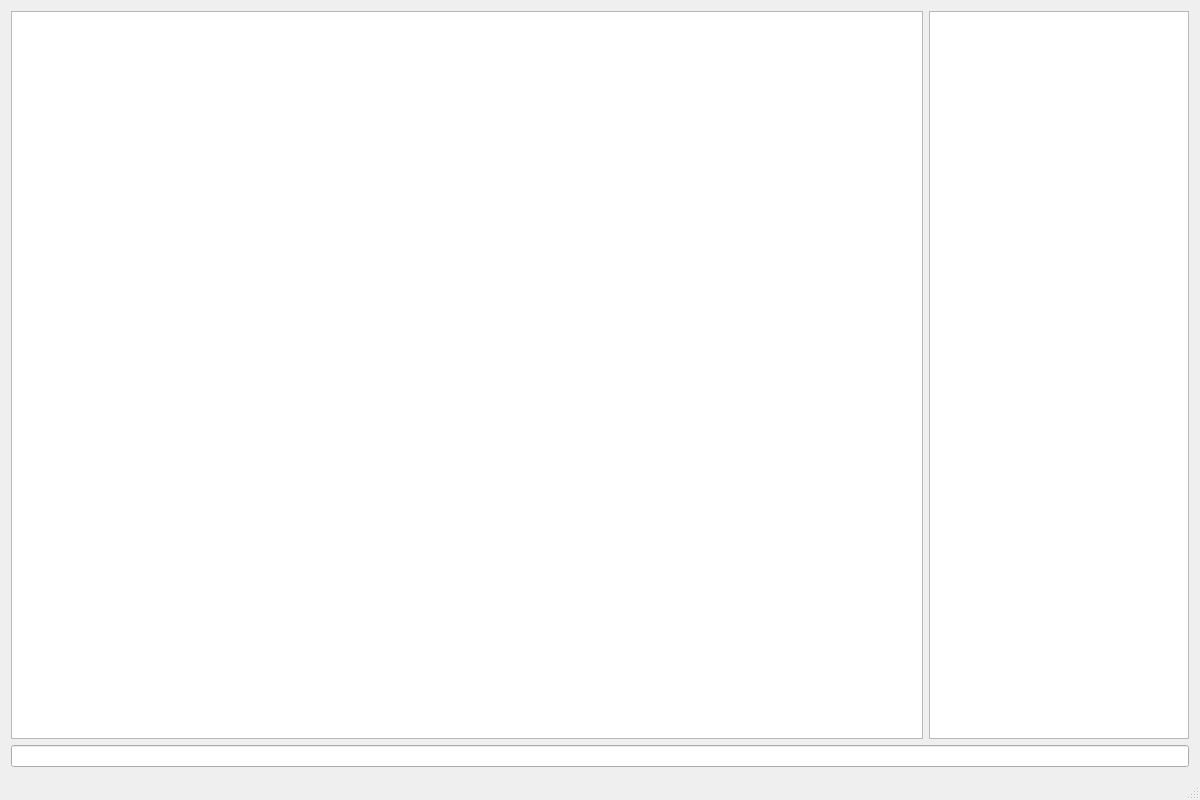
<?xml version="1.0" encoding="UTF-8"?>
<ui version="4.0">
 <class>AlgorimatrixQtClass</class>
 <widget class="QMainWindow" name="AlgorimatrixQtClass">
  <property name="geometry">
   <rect>
    <x>0</x>
    <y>0</y>
    <width>1200</width>
    <height>800</height>
   </rect>
  </property>
  <property name="windowTitle">
   <string>AlgoriMatrix</string>
  </property>
  <widget class="QWidget" name="centralWidget">
   <layout class="QVBoxLayout" name="verticalLayout">
    <item>
     <layout class="QHBoxLayout" name="horizontalLayout">
      <item>
       <widget class="QPlainTextEdit" name="m_out">
        <property name="sizePolicy">
         <sizepolicy hsizetype="Expanding" vsizetype="Expanding">
          <horstretch>5</horstretch>
          <verstretch>0</verstretch>
         </sizepolicy>
        </property>
        <property name="readOnly">
         <bool>true</bool>
        </property>
       </widget>
      </item>
      <item>
       <widget class="QTableView" name="m_map">
        <property name="sizePolicy">
         <sizepolicy hsizetype="Expanding" vsizetype="Expanding">
          <horstretch>1</horstretch>
          <verstretch>0</verstretch>
         </sizepolicy>
        </property>
        <property name="minimumSize">
         <size>
          <width>260</width>
          <height>0</height>
         </size>
        </property>
        <attribute name="verticalHeaderMinimumSectionSize">
         <number>30</number>
        </attribute>
       </widget>
      </item>
     </layout>
    </item>
    <item>
     <widget class="QLineEdit" name="m_in"/>
    </item>
   </layout>
  </widget>
  <widget class="QStatusBar" name="statusBar"/>
 </widget>
 <layoutdefault spacing="6" margin="11"/>
 <resources>
  <include location="AlgorimatrixQt.qrc"/>
 </resources>
 <connections/>
</ui>
